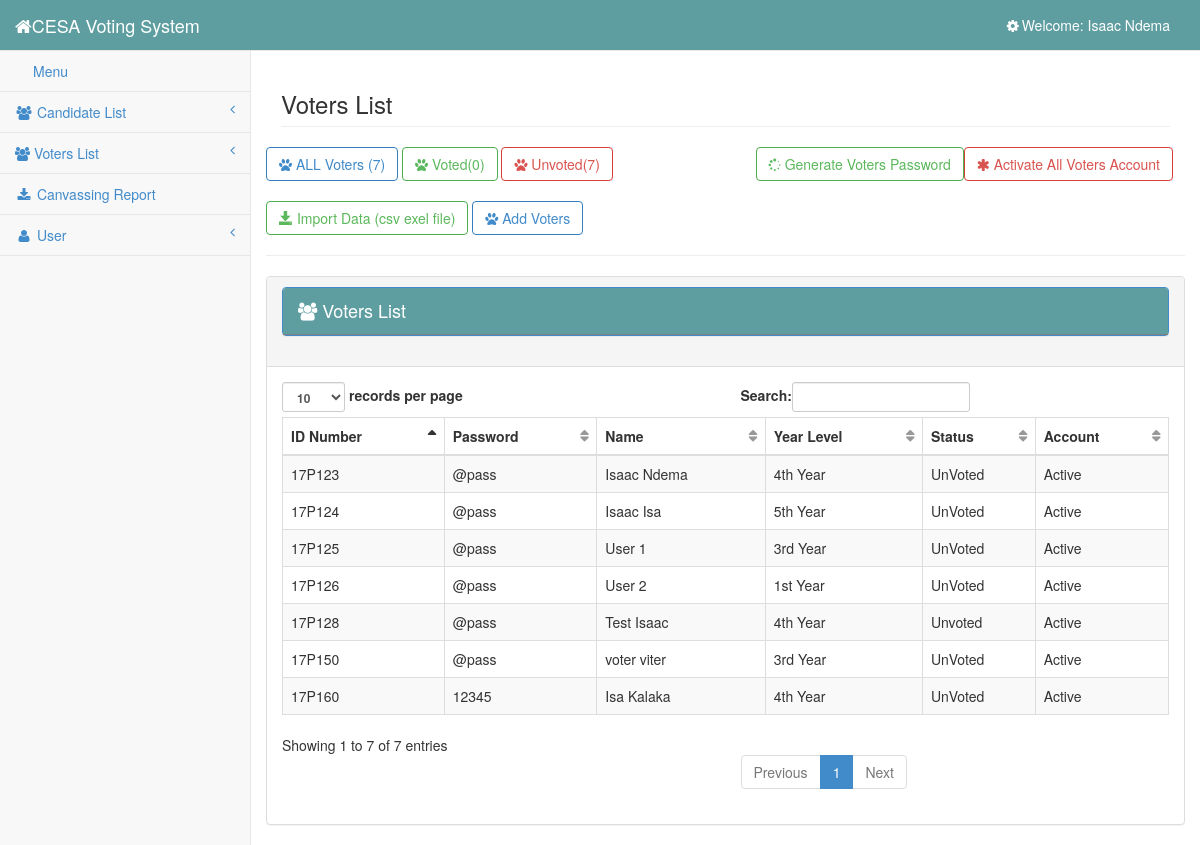
/admin/voters.php (signed in), run on the app's committed database.
### tables this page shows
CREATE TABLE `user` (
  `user_id` int(11) NOT NULL AUTO_INCREMENT,
  `username` varchar(100) NOT NULL,
  `password` varchar(100) NOT NULL,
  `firstname` varchar(100) NOT NULL,
  `lastname` varchar(100) NOT NULL,
  PRIMARY KEY (`user_id`)
);

CREATE TABLE `voters` (
  `voters_id` int(11) NOT NULL AUTO_INCREMENT,
  `id_number` varchar(6) NOT NULL,
  `password` varchar(100) NOT NULL,
  `firstname` varchar(100) NOT NULL,
  `lastname` varchar(100) NOT NULL,
  `year_level` varchar(100) NOT NULL,
  `status` varchar(100) NOT NULL,
  `account` varchar(100) NOT NULL,
  PRIMARY KEY (`voters_id`)
);

### admin/session.php (called while the page is built, shortened)
<?php
	require '../database/dbcon.php';
	$session_id=$_SESSION['id'];
	$user_query = $conn->query("SELECT * FROM user WHERE user_id = '$session_id'") or die(mysqli_errno());
	$user_row = $user_query->fetch_array();
?>

### admin/voters.php (the view, shortened to what this page needs)
<?php include('session.php'); ?>
<?php include('head.php'); ?>
<body>
    <div id="wrapper">
        <?php include('side_bar.php'); ?>
        <div id="page-wrapper">
            <div class="row">
                <div class="col-lg-12">
                    <h3 class="page-header">Voters List</h3>
                </div>
                <?php
                $count = $conn->query("SELECT COUNT(*) as total FROM `voters`")->fetch_array();
                $count1 =  $conn->query("SELECT COUNT(*) as total FROM `voters` WHERE `status` = 'Voted'")->fetch_array();
                $count2 = $conn->query("SELECT COUNT(*) as total FROM `voters` WHERE `status` = 'Unvoted'")->fetch_array();
                ?>
                <a href="voters.php" class="btn btn-primary btn-outline"><i class="fa fa-paw"></i> ALL Voters (<?php echo $count['total'] ?>)</a>
                <a href="voted.php" class="btn btn-success btn-outline"><i class="fa fa-paw"></i> Voted(<?php echo $count1['total'] ?>)</a>
                <a href="unvoted.php" class="btn btn-danger btn-outline"><i class="fa fa-paw"></i> Unvoted(<?php echo $count2['total'] ?>) </a> &nbsp; &nbsp; &nbsp; &nbsp; &nbsp;
                <a href="update_status.php" class="btn btn-danger btn-outline pull-right" style="margin-right:12px;" name="go"><i class="fa fa-asterisk fa-spin"></i> Activate All Voters Account</a>
                <a href="generate_password.php" class="btn btn-success btn-outline pull-right" name="go"><i class="fa fa-spinner fa-spin"></i> Generate Voters Password</a>
                <br />
                <br />
                <a href="download.php" class="btn btn-success btn-outline"><i class="glyphicon glyphicon-save"></i> Import Data (csv exel file)</a>
                <a href="../register/index.php" class="btn btn-primary btn-outline"><i class="fa fa-paw"></i> Add Voters</a>
                <hr />
                <div class="panel panel-default">
                    <div class="panel-heading">
                        <h4 class="modal-title" id="myModalLabel">
                            <div class="panel panel-primary">
                                <div class="panel-heading"><i class="fa fa-users"></i>
                                    Voters List
                                </div>
                            </div>
                        </h4>
                    </div>
                    <div class="panel-body">
                        <div class="table-responsive">
                            <table class="table table-striped table-bordered table-hover" id="dataTables-example">
                                <thead>
                                    <tr>
                                        <th>ID Number</th>
                                        <th>Password</th>
                                        <th>Name</th>
                                        <th>Year Level</th>
                                        <th>Status</th>
                                        <th>Account</th>
                                    </tr>
                                </thead>
                                <tbody>
                                    <?php
                                    require '../database/dbcon.php';
                                    $query = $conn->query("SELECT * FROM voters ORDER BY voters_id DESC");
                                    while ($row1 = $query->fetch_array()) {
                                    ?>
                                        <tr>
                                            <td><?php echo $row1['id_number']; ?></td>
                                            <td><?php echo $row1['password']; ?></td>
                                            <td><?php echo $row1['firstname'] . " " . $row1['lastname']; ?></td>
                                            <td><?php echo $row1['year_level']; ?></td>
                                            <td><?php echo $row1['status']; ?></td>
                                            <td><?php echo $row1['account']; ?></td>
                                        </tr>
                                    <?php } ?>
                                </tbody>
                            </table>
                        </div>
                    </div>
                </div>
            </div>
        </div>
    </div>
</body>
</html>

### admin/side_bar.php (shortened to what this page needs)
<?php require '../database/dbcon.php';?>
<nav class="navbar navbar-default navbar-static-top" role="navigation" style="margin-bottom:0; background-color:cadetblue;">
    <div class="navbar-header">
        <a class="navbar-brand" href="" style="color:white;"><i class="fa fa-home fa-large"> </i>CESA Voting System</a>
    </div>
    <ul class="nav navbar-top-links navbar-right">
        <?php
        $query = $conn->query("SELECT * from user where user_id ='$session_id'") or die(mysql_error());
        while ($row = $query->fetch_array()) {
        ?>
            <li class="dropdown">
                <a class="dropdown-toggle" data-toggle="dropdown" href="#" style="color: white">
                    <i class="fa fa-cog fa-spin fa-fw"></i>Welcome: <?php echo $user_username = $user_row['firstname'] . " " . $user_row['lastname']; ?>
                </a>
            </li>
        <?php } ?>
    </ul>
    <div class="navbar-default sidebar" role="navigation">
        <div class="sidebar-nav navbar-collapse">
            <ul class="nav" id="side-menu">
                <li>
                    <a href="candidate.php"><i class="fa fa-menu fa-fw"></i>Menu </a>
                </li>
                <li>
                    <a href="#"><i class="fa fa-users fa-fw"></i> Candidate List<span class="fa arrow"></span></a>
                </li>
                <li>
                    <a href="#"><i class="fa fa-users"></i> Voters List<span class="fa arrow"></span></a>
                </li>
                <li>
                    <a target="blank" href="../results.php?token=CESAGI2022"><i class="fa fa-download fa-fw"></i> Canvassing Report</a>
                </li>
                <li>
                    <a href="#"><i class="fa fa-user fa-fw"></i> User<span class="fa arrow"></span></a>
                </li>
            </ul>
        </div>
    </div>
</nav>

### css/sb-admin-2.css (style rules this page uses)
body { background-color: #f8f8f8; }
#wrapper { width: 100%; }
#page-wrapper { padding: 0 15px; min-height: 568px; background-color: #fff; }
@media (min-width:768px) { #page-wrapper { position: inherit; margin: 0 0 0 250px; padding: 0 30px; border-left: 1px solid #e7e7e7; } }
.navbar-top-links li { display: inline-block; }
.navbar-top-links li:last-child { margin-right: 15px; }
.navbar-top-links li a { padding: 15px; min-height: 50px; }
.sidebar .sidebar-nav.navbar-collapse { padding-right: 0; padding-left: 0; }
.sidebar ul li { border-bottom: 1px solid #e7e7e7; }
.sidebar .arrow { float: right; }
.sidebar .fa.arrow:before { content: "\f104"; }
@media (min-width:768px) { .sidebar { z-index: 1; position: absolute; width: 250px; margin-top: 51px; } }
.btn-outline { color: inherit; background-color: transparent; transition: all .5s; }
.btn-primary.btn-outline { color: #428bca; }
.btn-success.btn-outline { color: #5cb85c; }
.btn-danger.btn-outline { color: #d9534f; }
table.dataTable thead .sorting, table.dataTable thead .sorting_asc, table.dataTable thead .sorting_desc, table.dataTable thead .sorting_asc_disabled, table.dataTable thead .sorting_desc_disabled { background: 0 0; }
table.dataTable thead .sorting_asc:after { content: "\f0de"; float: right; font-family: fontawesome; }
table.dataTable thead .sorting:after { content: "\f0dc"; float: right; font-family: fontawesome; color: rgba(50,50,50,.5); }

### data on the page
user: firstname+lastname "Isaac Ndema"
voters: id_number "17P160", password "12345", firstname "Isa", lastname "Kalaka", year_level "4th Year", status "UnVoted", account "Active"
voters: id_number "17P150", password "@pass", firstname "voter", lastname "viter", year_level "3rd Year", status "UnVoted", account "Active"
voters: id_number "17P128", password "@pass", firstname "Test", lastname "Isaac", year_level "4th Year", status "Unvoted", account "Active"
voters: id_number "17P126", password "@pass", firstname "User", lastname "2", year_level "1st Year", status "UnVoted", account "Active"
voters: id_number "17P125", password "@pass", firstname "User", lastname "1", year_level "3rd Year", status "UnVoted", account "Active"
voters: id_number "17P124", password "@pass", firstname "Isaac", lastname "Isa", year_level "5th Year", status "UnVoted", account "Active"
voters: id_number "17P123", password "@pass", firstname "Isaac", lastname "Ndema", year_level "4th Year", status "UnVoted", account "Active"

### other printed values
$count['total'] "7"
$count1['total'] "0"
$count2['total'] "7"
